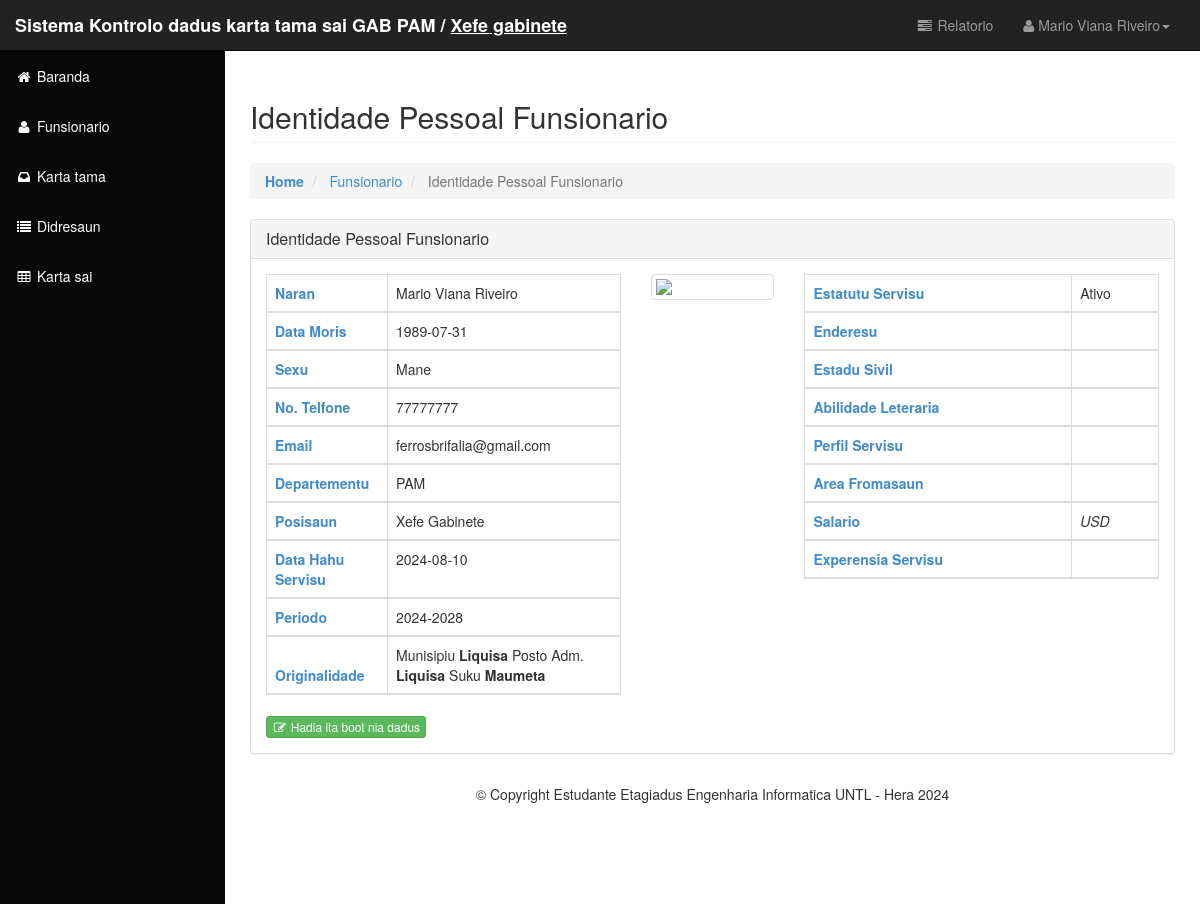
The page /media.php?module=funsionario&act=profile&id_fun=13 (signed in) on the database its author committed.
### tables this page shows
CREATE TABLE `t_funsionario` (
  `id_funsionario` int(11) NOT NULL,
  `naran_fun` varchar(150) NOT NULL,
  `sexu` enum('Mane','Feto') NOT NULL,
  `data_moris` date NOT NULL,
  `no_tlf` char(12) NOT NULL,
  `email` varchar(200) NOT NULL,
  `id_posisaun` int(11) NOT NULL,
  `departemetu` varchar(100) NOT NULL,
  `data_hahu_ser` date NOT NULL,
  `id_periodo` int(11) NOT NULL,
  `id_suku` int(11) NOT NULL,
  `status_servisu` varchar(50) NOT NULL,
  `enderesu` varchar(250) NOT NULL,
  `estadu_sivil` varchar(50) NOT NULL,
  `albilidade_lite` text NOT NULL,
  `perfil_servisu` text NOT NULL,
  `areas_formasaun` text NOT NULL,
  `salrio` varchar(30) NOT NULL,
  `esperensia_servisu` text NOT NULL,
  `foto` varchar(50) NOT NULL
);

CREATE TABLE `t_posisaun` (
  `id_posisaun` int(11) NOT NULL,
  `posisaun` text NOT NULL
);

CREATE TABLE `t_periodo` (
  `id_periodo` int(11) NOT NULL,
  `periodo` varchar(20) NOT NULL,
  `status_periodo` varchar(2) NOT NULL,
  `data_periodo` date DEFAULT NULL
);

CREATE TABLE `t_mun` (
  `id_mun` int(11) NOT NULL,
  `naran_mun` varchar(100) NOT NULL
);

CREATE TABLE `t_postu` (
  `id_postu` int(11) NOT NULL,
  `postu` varchar(100) NOT NULL,
  `id_mun` int(11) NOT NULL
);

CREATE TABLE `t_suku` (
  `id_suku` int(11) NOT NULL,
  `suku` varchar(100) NOT NULL,
  `id_postu` int(11) NOT NULL
);

### class/crud.php (called while the page is built, shortened)
<?php
class Funsionario
{
    private $conn;
    public function __construct($db)
    {
        $this->conn = $db;
    }
    public function select_form($id, $naran)
    {
        $query = "SELECT * FROM t_funsionario f, t_posisaun p, t_periodo pr, t_suku s, t_postu ps, t_mun m WHERE f.id_posisaun = p.id_posisaun AND f.id_periodo = pr.id_periodo AND f.id_suku=s.id_suku AND s.id_postu=ps.id_postu AND ps.id_mun=m.id_mun AND f.id_funsionario='$id' OR f.naran_fun='$naran'";
        $stmt = $this->conn->prepare($query);
        $stmt->execute();
        return $stmt->fetchAll(PDO::FETCH_ASSOC);
    }
}

### class/ecrypt_id.php (called while the page is built, shortened)
<?php
function encrypt($text)
{
    $chiper = "aes-256-cbc";
    $key = "gabpam2024";
    $iv_leng = openssl_cipher_iv_length($chiper);
    $iv = openssl_random_pseudo_bytes($iv_leng);
    $encrypted = openssl_encrypt($text, $chiper, $key, 0, $iv);
    return base64_encode($iv . $encrypted);
}
?>

### module/mod_funsionario/funsionario.php (the view, shortened to what this page needs)
<?php switch ($_GET['act']) {
    case 'read': ?>
<?php break;
    case 'profile':
        $detallu = $fun->select_form($_GET['id_fun'], null);
        ?>
<div class="container-fluid">
    <div class="row">
        <div class="col-lg-12">
            <h2 class="page-header">
                Identidade Pessoal Funsionario<small></small>
            </h2>
            <ol class="breadcrumb">
                <li class="active" style="font-weight: bold;">
                    <a href="?module=home">Home</a>
                </li>
                <?php if ($_SESSION['level_user'] == "Sekretatria" or $_SESSION['level_user'] == "Presidente" or $_SESSION['level_user'] == "Xefe gabinete") {?>
                <li class="active">
                    <a href="?module=funsionario&act=read">Funsionario</a>
                </li>
                <?php } ?>
                <li class="active">
                    Identidade Pessoal Funsionario
                </li>
            </ol>
        </div>
    </div>
    <div class="row">
        <div class="col-lg-12">
            <div class="panel panel-default">
                <div class="panel-heading">
                    <h3 class="panel-title"> Identidade Pessoal Funsionario</h3>
                </div>
                <div class="panel-body">
                    <div class="row">
                        <div class="col-md-5">
                            <div class="table-responsive">
                                <table class="table table-striped table-bordered">
                                    <thead>
                                        <tr>
                                            <th class="text-primary">Naran</th>
                                            <td><?= $detallu[0]['naran_fun'] ?></td>
                                        </tr>
                                        <tr>
                                            <th class="text-primary">Data Moris</th>
                                            <td><?= $detallu[0]['data_moris'] ?></td>
                                        </tr>
                                        <tr>
                                            <th class="text-primary">Sexu</th>
                                            <td><?= $detallu[0]['sexu'] ?></td>
                                        </tr>
                                        <tr>
                                            <th class="text-primary">No. Telfone</th>
                                            <td><?= $detallu[0]['no_tlf'] ?></td>
                                        </tr>
                                        <tr>
                                            <th class="text-primary">Email</th>
                                            <td><?= $detallu[0]['email'] ?></td>
                                        </tr>
                                        <tr>
                                            <th class="text-primary">Departementu</th>
                                            <td><?= $detallu[0]['departemetu'] ?></td>
                                        </tr>
                                        <tr>
                                            <th class="text-primary">Posisaun</th>
                                            <td><?= $detallu[0]['posisaun'] ?></td>
                                        </tr>
                                        <tr>
                                            <th class="text-primary">Data Hahu Servisu</th>
                                            <td><?= $detallu[0]['data_hahu_ser'] ?></td>
                                        </tr>
                                        <tr>
                                            <th class="text-primary">Periodo</th>
                                            <td><?= $detallu[0]['periodo'] ?></td>
                                        </tr>
                                        <tr>
                                            <th class="text-primary">Originalidade</th>
                                            <td>Munisipiu <b><?= $detallu[0]['naran_mun'] ?></b> Posto Adm.
                                                <b><?= $detallu[0]['postu'] ?></b> Suku
                                                <b><?= $detallu[0]['suku'] ?></b>
                                            </td>
                                        </tr>
                                    </thead>
                                </table>
                            </div>
                        </div>
                        <div class="col-md-2">
                            <div class="thumbnail">
                                <img src="foto_fun/<?= $detallu[0]['foto'] ?>">
                            </div>
                        </div>
                        <div class="col-md-5">
                            <div class="table-responsive">
                                <table class="table table-striped table-bordered">
                                    <thead>
                                        <tr>
                                            <th class="text-primary">Estatutu Servisu</th>
                                            <td><?= $detallu[0]['status_servisu'] ?></td>
                                        </tr>
                                        <tr>
                                            <th class="text-primary">Enderesu</th>
                                            <td><?= $detallu[0]['enderesu'] ?></td>
                                        </tr>
                                        <tr>
                                            <th class="text-primary">Estadu Sivil</th>
                                            <td><?= $detallu[0]['estadu_sivil'] ?></td>
                                        </tr>
                                        <tr>
                                            <th class="text-primary">Abilidade Leteraria</th>
                                            <td><?= $detallu[0]['albilidade_lite'] ?></td>
                                        </tr>
                                        <tr>
                                            <th class="text-primary">Perfil Servisu</th>
                                            <td><?= $detallu[0]['perfil_servisu'] ?></td>
                                        </tr>
                                        <tr>
                                            <th class="text-primary">Area Fromasaun</th>
                                            <td><?= $detallu[0]['areas_formasaun'] ?></td>
                                        </tr>
                                        <tr>
                                            <th class="text-primary">Salario</th>
                                            <td><?= $detallu[0]['salrio'] ?> <i>USD</i></td>
                                        </tr>
                                        <tr>
                                            <th class="text-primary">Experensia Servisu</th>
                                            <td><?= $detallu[0]['esperensia_servisu'] ?></td>
                                        </tr>
                                    </thead>
                                </table>
                            </div>
                        </div>
                        <div class="col-md-12">
                            <?php if ($_SESSION['id_fun'] == $detallu[0]['id_funsionario']) {?>
                            <a href="?module=funsionario&act=update&id_fun=<?= encrypt($_SESSION['id_fun']) ?>"
                                class="btn btn-xs btn-success"><i class="fa fa-fw fa-edit"></i> Hadia ita boot nia
                                dadus</a>
                            <?php } ?>
                        </div>
                    </div>
                </div>
            </div>
        </div>
    </div>
</div>
<?php break; ?>
<?php } ?>

### assets/css/sb-admin.css (style rules this page uses)
body { margin-top: 100px; background-color: #222; }
@media (min-width:768px) { body { margin-top: 50px; } }

### rows shown on the page
t_funsionario: naran_fun "Mario Viana Riveiro", data_moris "1989-07-31", sexu "Mane", no_tlf "77777777", email "ferrosbrifalia@gmail.com", departemetu "PAM", id_posisaun.posisaun "Xefe Gabinete", data_hahu_ser "2024-08-10", id_periodo.periodo "2024-2028", t_mun.naran_mun "Liquisa", t_postu.postu "Liquisa", id_suku.suku "Maumeta", status_servisu "Ativo"

### other values the page prints
$_SESSION['level_user'] "Xefe gabinete"
$_SESSION['naran_fun'] "Mario Viana Riveiro"
